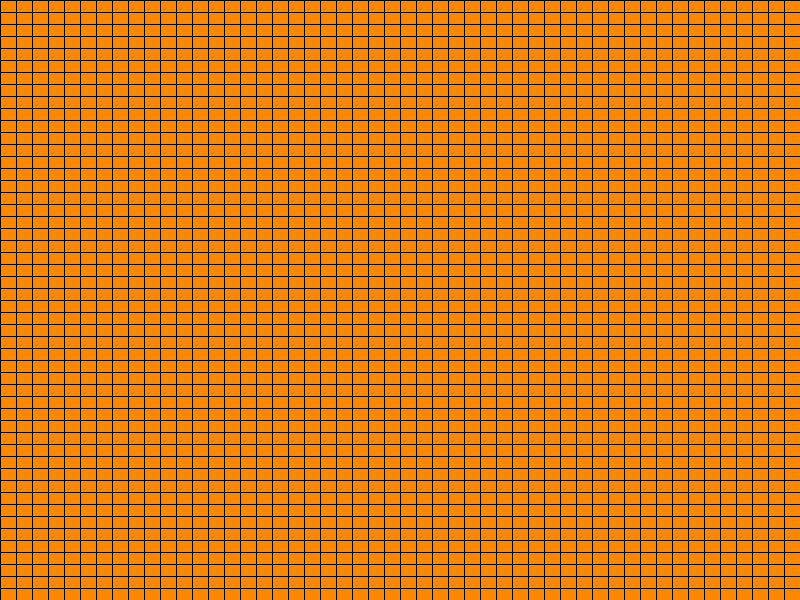
Frame 1 (no input)
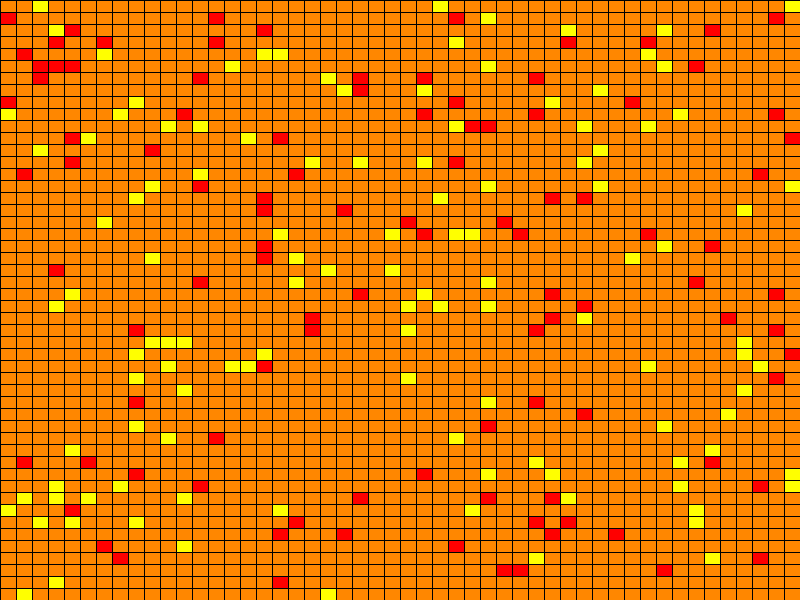
Frame 2 (the mouse pressed at the canvas centre, redrawn once)

The Processing sketch that drew these frames (run headless with seeded random() and noise(); the mouse was pressed at the canvas centre and the sketch redrawn once):

// Processing sketch: processing_93811
// ── processing_93811.pde

//ISOLATION BY DISTANCE CONSIDERING A POPULATION OF DIPLOID ORGANISMS
//IN THIS CASE: ONE GENE, TWO ALLELES (WITH COMPLETE DOMINANCE).
//EACH CELL IS 1 INDIVIDUAL. AT EACH GENERATION ONE INDIVIDUAL BREEDS WITH 
//ANY ONE OTHER INDIVIDUAL WITHIN THE USER DEFINED BREEDING NEIGHBOURHOOD.
//AFTER REPRODUCING THE INDIVIDUAL IS REPLACED WITH ONE OF THE RANDOMLY CHOSEN 
//PROGENY ACCORDING TO MENDELIAN GENETICS AND PROPORTIONS.

//THE ACTUAL REPRODUCTIVE LANDSCAPE WORKS LIKE A FOLDED PLANE, IN THE
//SENSE THAT THE RIGHT HAND SIDE OF THE TERRITORY IS ACTUALLY CONTINUOUS
//WITH THE LEFT HAND SIDE AND THE TOP WITH THE BOTTOM, THUS AVOIDING THE
//PROBLEM OF HAVING TO DEAL WITH REPRODUCTIVE NEIGHBOURHOODS ON THE BORDERS
//OF THE VIRTUAL LANDSCAPE

//REPRODUCTION BEGINS UPON PRESSING THE 'W' KEY ON THE COMPUTER KEYBOARD
//AND CAN BE STOPPED TEMPORARILY BY PRESSING THE 'Q' KEY

//RED = HOMOZYGOUS RECESSIVE
//YELLOW = HOMOZYGOUS DOMINANT
//ORANGE = HETEROZYGOTES

//INITIALLY THE LANDSCAPE IS COMPLETELY POPULATED BY HETEROZYGOTES


// THIS SKETCH WAS DEVELOPED BY 
// MAURO A. ZORDAN 
// BASED UPON THE FOLLOWING SKETCH OUTLINE 
//**********************************************************************
// Learning Processing
// Daniel Shiffman
// http://www.learningprocessing.com

// Example 13-10: Two-dimensional array of objects

//**********************************************************************

// 2D Array of objects
Cell[][] grid; 
Cell[][] grid2;

// SET THE IMPORTANT VARIABLES BELOW

//DECIDE HERE HOW MUCH TO ZOOM IN ON THE LANDSCAPE
float zoomfactor = 2;

//WHAT PROPORTION OF THE POPULATION IS ACTUALLY BREEDING IN EACH GENERATION
float proportionReproducing = 0.2;

//REPRODUCTION NEIGHBOURHOOD SIZE (I.E. THE NUMBER OF ADJACENT INDIVIDUALS (HORIZONTALLY AND VERTICALLY) WITH 
//WHICH EACH INDIVIDUAL CAN FREELY BREED
int RowNeighbours = 1;
int ColNeighbours = 1;

int cols = int(100/zoomfactor);
int rows = int(100/zoomfactor);

int counter = 0; //To count number of generations elapsed
int paint;

void setup() {
  size(800,600);
  grid = new Cell[cols][rows];
  grid2 = new Cell[cols][rows];
  randomSeed(millis());
  
  
  // The counter variables i and j are also the column and row numbers
  // In this example, they are used as arguments to the constructor for each object in the grid.
  // This first grid is the population before breeding (populated with random genotypes) 
  for (int i = 0; i < cols; i ++ ) {
    for (int j = 0; j < rows; j ++ ) {
      // Initialize each object
//      int checkerboard = int(random(3));
      grid[i][j] = new Cell(i*width/cols,j*height/rows,width/cols,height/cols,1);
      grid2[i][j] = grid[i][j];
    }
  }
  noLoop();
}

void reproduction() {
    int tempGenotype = 0; int progenyChoice = 0;
//    int NumReproducing = int(random(cols*rows));  //Number of individual actualy reproducing in the current generation 
      int NumReproducing = int(rows*cols*proportionReproducing);   
    for (int i = 0; i < NumReproducing; i ++ ) {     
        int x = int(random(cols));                // Random coordinates of reproducing individuals
        int y = int(random(rows));
        
        int choice1 = grid[x][y].genetics();
        int k = x + int(random(-ColNeighbours, ColNeighbours+1)); // Choose a random partner within the reprodudction neighbourhood
        if (k > 0 && k < cols ){} else if (k < 0) {k = cols-1;} else {k = 0;}
        int l = y + int(random(-RowNeighbours, RowNeighbours+1));
        if (l > 0 && l < rows){} else if (l < 0) {l = rows-1;} else {l = 0;}
        int choice2 = grid[k][l].genetics();
//        println(choice1 + "  " + choice2);
        
        
        switch(choice1) {
          
            case 0:
            if (choice2 == 0) {grid2[x][y] = new Cell(x*width/cols,y*height/rows,width/cols,height/cols,0);}
            else if (choice2 == 1) {
              progenyChoice = int(random(2));
              grid2[x][y] = new Cell(x*width/cols,y*height/rows,width/cols,height/cols,progenyChoice);}
            
            else {grid2[x][y] = new Cell(x*width/cols,y*height/rows,width/cols,height/cols,1);}  
            break;
            
            case 1: 
            if (choice2 == 0) {
              progenyChoice = int(random(2));
              grid2[x][y] = new Cell(x*width/cols,y*height/rows,width/cols,height/cols,progenyChoice);}
            
            else if (choice2 == 1) {
              int monohybrid = int(random(101));
              if (monohybrid >= 0 && monohybrid < 25) {tempGenotype = 0;} 
              else if (monohybrid >= 25 && monohybrid < 76) {tempGenotype = 1;}
              else {tempGenotype = 2;}
              grid2[x][y] = new Cell(x*width/cols,y*height/rows,width/cols,height/cols,tempGenotype);}
            else {
              progenyChoice = int(random(1, 3)); 
              grid2[x][y] = new Cell(x*width/cols,y*height/rows,width/cols,height/cols,progenyChoice);}   
            break;
            
            case 2:
            if (choice2 == 0) {grid2[x][y] = new Cell(x*width/cols,y*height/rows,width/cols,height/cols, 1);}
            else if (choice2 == 1) {
              progenyChoice = int(random(1, 3));
              grid2[x][y] = new Cell(x*width/cols,y*height/rows,width/cols,height/cols,progenyChoice);}
              
            else {grid2[x][y] = new Cell(x*width/cols,y*height/rows,width/cols,height/cols, 2);}  
            break;
        }
      }
    }  
    
void draw() {
  background(255);
  counter = counter + 1;
  println(counter);
  for (int i = 0; i < cols; i ++ ) {     
    for (int j = 0; j < rows; j ++ ) {
      // Display each cell
//      println(grid2[i][j].genetics());
      grid2[i][j].genetics();
      grid2[i][j].display();
    }
  }
  grid = grid2;
  reproduction();
}

void keyReleased()
{
  // +/- used to adjust gain on the fly
  if (key == 'q' || key == 'Q') {
    noLoop();
  } else if (key == 'w' || key == 'W') {
    loop();
  }
}
// A Cell object

class Cell {

  // A cell object knows about its location in the grid as well as its size with the variables x, y, w, h.
  float x,y;   // x,y location
  float w,h;   // width and height
  int genotype; // angle for oscillating brightness
  float[] phenotype = new float[3]; //colour(phenotype) of the cell depends on genotype
  
  // Cell Constructor
  Cell(float tempX, float tempY, float tempW, float tempH, int tempGenotype) {
    x = tempX;
    y = tempY;
    w = tempW;
    h = tempH;
    genotype = tempGenotype; 
  }
  
  // Establish colour on the basis of genotype
  int genetics() {
    switch(genotype) {
  case 0: 
    phenotype[0] = 255.0; // HOMOZYGOUS DOMINANT = YELLOW
    phenotype[1] = 255.0;
    phenotype[2] = 0.0;
    break;
  
  case 1: 
    phenotype[0] = 255.0;          // HETEROZYGOUS = ORANGE
    phenotype[1] = 135.0;
    phenotype[2] = 0.0;
    break;
  
  case 2: 
    phenotype[0] = 255.0; // HOMOZYGOUS RECESSIVE = RED
    phenotype[1] = 0.0;
    phenotype[2] = 0.0;
    break;
    }
    return genotype;
 }
  
  void display() {
    stroke(0);
    // Color should be calculated on the basis of genotype
    fill(phenotype[0], phenotype[1], phenotype[2]);
    rect(x,y,w,h);
  }
}
